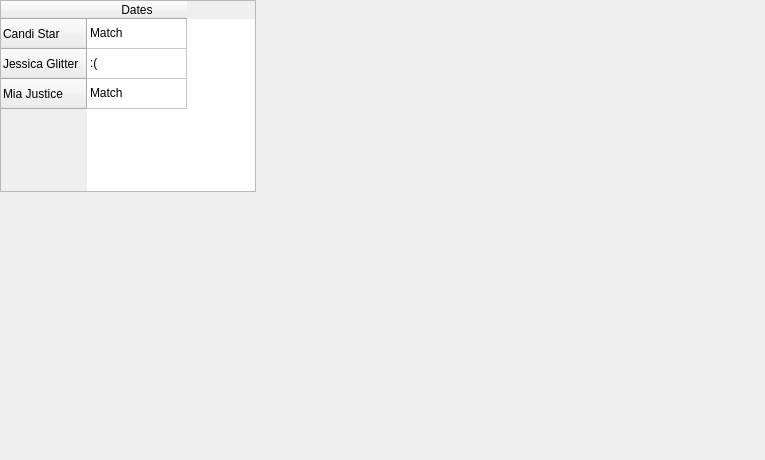
<?xml version="1.0" encoding="UTF-8"?>
<ui version="4.0">
 <class>matches</class>
 <widget class="QDialog" name="matches">
  <property name="geometry">
   <rect>
    <x>0</x>
    <y>0</y>
    <width>765</width>
    <height>460</height>
   </rect>
  </property>
  <property name="windowTitle">
   <string>Dates</string>
  </property>
  <widget class="QTableWidget" name="tableWidget">
   <property name="geometry">
    <rect>
     <x>0</x>
     <y>0</y>
     <width>256</width>
     <height>192</height>
    </rect>
   </property>
   <row>
    <property name="text">
     <string>Candi Star</string>
    </property>
   </row>
   <row>
    <property name="text">
     <string>Jessica Glitter</string>
    </property>
   </row>
   <row>
    <property name="text">
     <string>Mia Justice</string>
    </property>
   </row>
   <column>
    <property name="text">
     <string>Dates</string>
    </property>
   </column>
   <item row="0" column="0">
    <property name="text">
     <string>Match</string>
    </property>
   </item>
   <item row="1" column="0">
    <property name="text">
     <string>:(</string>
    </property>
   </item>
   <item row="2" column="0">
    <property name="text">
     <string>Match</string>
    </property>
   </item>
  </widget>
 </widget>
 <resources/>
 <connections/>
</ui>
